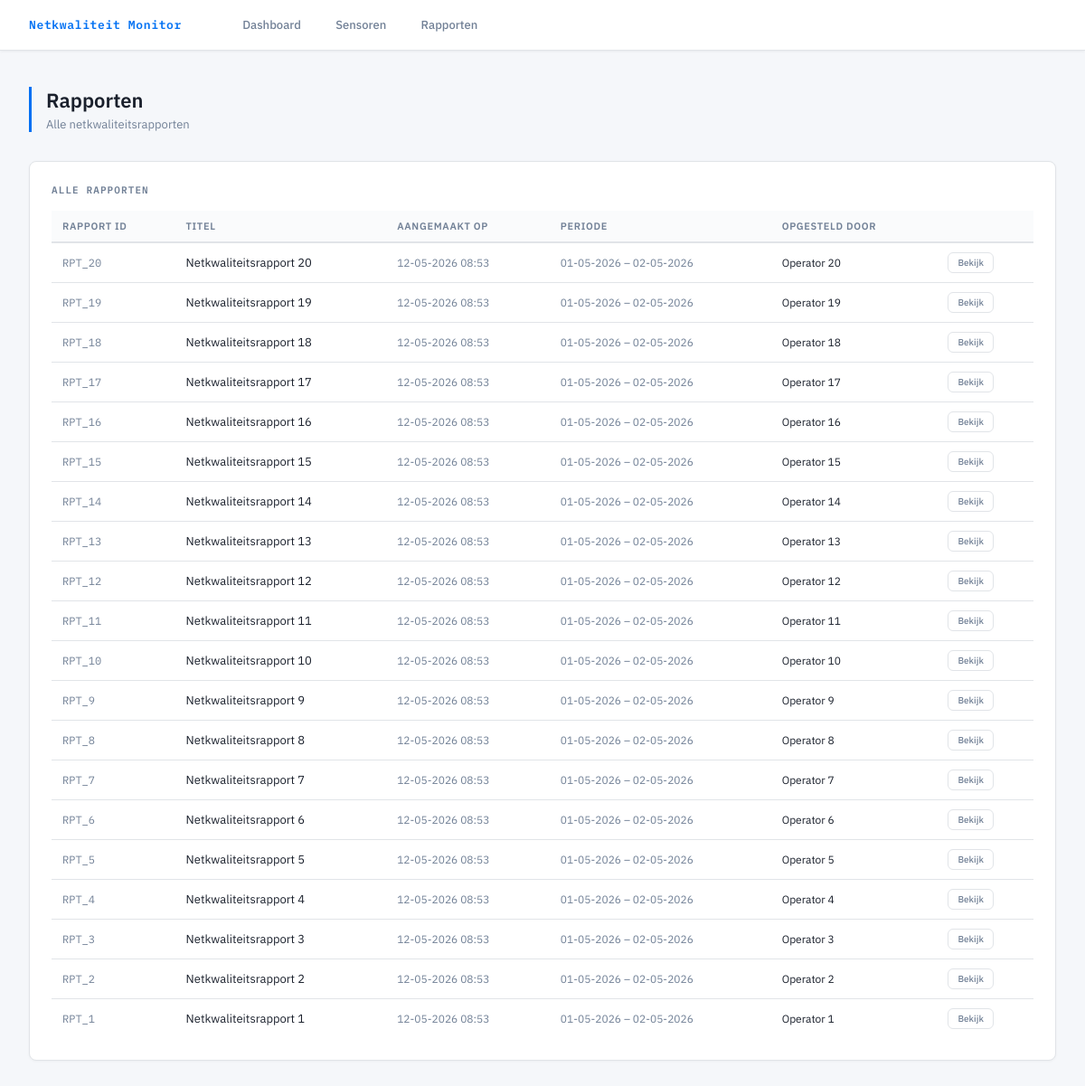
The page /monitoring/rapporten/ on the database its author committed.
### monitoring/models.py (models this page shows, shortened)
class Rapport(models.Model):
    rapport_id = models.CharField(max_length=50, unique=True)
    titel = models.CharField(max_length=200)
    aangemaakt_op = models.DateTimeField(auto_now_add=True)
    periode_start = models.DateTimeField()
    periode_einde = models.DateTimeField()
    inhoud = models.TextField()
    operator = models.ForeignKey(Operator, on_delete=models.SET_NULL, null=True, blank=True)
    class Meta:
        verbose_name = "rapport"
        verbose_name_plural = "rapporten"

class Operator(models.Model):
    medewerker_id = models.CharField(max_length=50, unique=True)
    naam = models.CharField(max_length=100)
    rol = models.CharField(max_length=50, choices=[("beheerder", "Beheerder"),("technicus", "Technicus"),("monitor", "Monitor"),] )
    emailadres = models.EmailField()
    telefoonnummer = models.CharField(max_length=20, blank=True)
    actief = models.BooleanField(default=True)
    class Meta:
        verbose_name = "operator"
        verbose_name_plural = "operators"

### monitoring/views.py (the view)
# urls.py: path('rapporten/', views.RapportListView.as_view(), name='rapport_lijst'),
class RapportListView(generic.ListView):
    template_name = 'monitoring/rapport_lijst.html'
    model = Rapport
    context_object_name = 'rapporten'
    def get_queryset(self):
        return Rapport.objects.select_related('operator').order_by('-aangemaakt_op')

### monitoring/templates/monitoring/rapport_lijst.html (shortened to what this page needs)
{% extends "monitoring/base.html" %}
{% block content %}
<div class="page-header">
    <h1>Rapporten</h1>
    <p>Alle netkwaliteitsrapporten</p>
</div>
<div class="card">
    <div class="card-title">Alle rapporten</div>
    {% if rapporten %}
    <table>
        <thead>
            <tr>
                <th>Rapport ID</th>
                <th>Titel</th>
                <th>Aangemaakt op</th>
                <th>Periode</th>
                <th>Opgesteld door</th>
                <th></th>
            </tr>
        </thead>
        <tbody>
        {% for r in rapporten %}
            <tr>
                <td style="font-family:var(--mono); font-size:12px; color:var(--muted);">{{ r.rapport_id }}</td>
                <td>{{ r.titel }}</td>
                <td style="font-size:12px; color:var(--muted);">{{ r.aangemaakt_op|date:"d-m-Y H:i" }}</td>
                <td style="font-size:12px; color:var(--muted);">
                    {{ r.periode_start|date:"d-m-Y" }} – {{ r.periode_einde|date:"d-m-Y" }}
                </td>
                <td style="font-size:12px;">{{ r.operator.naam|default:"–" }}</td>
                <td><a href="{% url 'monitoring:rapport_detail' r.rapport_id %}" class="btn btn-secondary" style="padding:4px 10px; font-size:10px;">Bekijk</a></td>
            </tr>
        {% endfor %}
        </tbody>
    </table>
    {% else %}
    <div class="empty-state">Geen rapporten gevonden.</div>
    {% endif %}
</div>
{% endblock %}

### monitoring/templates/monitoring/base.html (shortened to what this page needs)
<!DOCTYPE html>
<html lang="nl">
<head>
</head>
<body>
<nav>
    <a href="{% url 'monitoring:index' %}" class="nav-brand">Netkwaliteit Monitor</a>
    <ul class="nav-links">
        <li><a href="{% url 'monitoring:dashboard' %}">Dashboard</a></li>
        <li><a href="{% url 'monitoring:sensor_lijst' %}">Sensoren</a></li>
        <li><a href="{% url 'monitoring:rapport_lijst' %}">Rapporten</a></li>
    </ul>
</nav>
<div class="page-wrapper">
    {% block content %}{% endblock %}
</div>
</body>
</html>

### monitoring/templates/monitoring/base.html (style rules this page uses)
:root { --bg: #f5f7fa; --surface: #ffffff; --border: #e1e4e8; --accent: #0070f3; --accent2: #f5a623; --danger: #e53e3e; --success: #38a169; --text: #1a202c; --muted: #718096; --mono: 'IBM Plex Mono', monospace; --sans: 'IBM Plex Sans', sans-serif; }
* { box-sizing: border-box; margin: 0; padding: 0; }
body { background: var(--bg); color: var(--text); font-family: var(--sans); font-size: 14px; min-height: 100vh; }
nav { background: var(--surface); border-bottom: 1px solid var(--border); display: flex; align-items: center; padding: 0 2rem; height: 56px; position: sticky; top: 0; z-index: 100; box-shadow: 0 1px 3px rgba(0,0,0,0.06); }
.nav-brand { font-family: var(--mono); font-size: 13px; color: var(--accent); text-decoration: none; letter-spacing: 0.05em; font-weight: 600; margin-right: 3rem; }
.nav-links { display: flex; gap: 0; list-style: none; height: 100%; }
.nav-links a { display: flex; align-items: center; padding: 0 1.2rem; height: 56px; color: var(--muted); text-decoration: none; font-size: 13px; font-weight: 500; border-bottom: 2px solid transparent; transition: color 0.2s, border-color 0.2s; }
.page-wrapper { max-width: 1200px; margin: 0 auto; padding: 2.5rem 2rem; }
.page-header { margin-bottom: 2rem; border-left: 3px solid var(--accent); padding-left: 1rem; }
.page-header h1 { font-family: var(--sans); font-size: 22px; font-weight: 600; color: var(--text); }
.page-header p { color: var(--muted); margin-top: 4px; font-size: 13px; }
.card { background: var(--surface); border: 1px solid var(--border); border-radius: 8px; padding: 1.5rem; margin-bottom: 1.5rem; box-shadow: 0 1px 3px rgba(0,0,0,0.04); }
.card-title { font-family: var(--mono); font-size: 11px; font-weight: 600; letter-spacing: 0.1em; text-transform: uppercase; color: var(--muted); margin-bottom: 1rem; }
table { width: 100%; border-collapse: collapse; }
th { font-size: 11px; font-weight: 600; letter-spacing: 0.06em; text-transform: uppercase; color: var(--muted); padding: 10px 12px; text-align: left; border-bottom: 2px solid var(--border); background: #fafbfc; }
td { padding: 10px 12px; border-bottom: 1px solid var(--border); color: var(--text); font-size: 13px; }
tr:last-child td { border-bottom: none; }
.btn { display: inline-flex; align-items: center; gap: 6px; padding: 8px 18px; border-radius: 6px; font-family: var(--sans); font-size: 13px; font-weight: 500; cursor: pointer; border: none; text-decoration: none; transition: opacity 0.2s, transform 0.1s; }
.btn-secondary { background: var(--surface); border: 1px solid var(--border); color: var(--muted); }
a { color: var(--accent); text-decoration: none; }

### rows shown on the page
Rapport: rapport_id "RPT_20", titel "Netkwaliteitsrapport 20", aangemaakt_op "12-05-2026 08:53", periode_start "01-05-2026", periode_einde "02-05-2026", operator.naam "Operator 20"
Rapport: rapport_id "RPT_19", titel "Netkwaliteitsrapport 19", aangemaakt_op "12-05-2026 08:53", periode_start "01-05-2026", periode_einde "02-05-2026", operator.naam "Operator 19"
Rapport: rapport_id "RPT_18", titel "Netkwaliteitsrapport 18", aangemaakt_op "12-05-2026 08:53", periode_start "01-05-2026", periode_einde "02-05-2026", operator.naam "Operator 18"
Rapport: rapport_id "RPT_17", titel "Netkwaliteitsrapport 17", aangemaakt_op "12-05-2026 08:53", periode_start "01-05-2026", periode_einde "02-05-2026", operator.naam "Operator 17"
Rapport: rapport_id "RPT_16", titel "Netkwaliteitsrapport 16", aangemaakt_op "12-05-2026 08:53", periode_start "01-05-2026", periode_einde "02-05-2026", operator.naam "Operator 16"
Rapport: rapport_id "RPT_15", titel "Netkwaliteitsrapport 15", aangemaakt_op "12-05-2026 08:53", periode_start "01-05-2026", periode_einde "02-05-2026", operator.naam "Operator 15"
Rapport: rapport_id "RPT_14", titel "Netkwaliteitsrapport 14", aangemaakt_op "12-05-2026 08:53", periode_start "01-05-2026", periode_einde "02-05-2026", operator.naam "Operator 14"
Rapport: rapport_id "RPT_13", titel "Netkwaliteitsrapport 13", aangemaakt_op "12-05-2026 08:53", periode_start "01-05-2026", periode_einde "02-05-2026", operator.naam "Operator 13"
Rapport: rapport_id "RPT_12", titel "Netkwaliteitsrapport 12", aangemaakt_op "12-05-2026 08:53", periode_start "01-05-2026", periode_einde "02-05-2026", operator.naam "Operator 12"
Rapport: rapport_id "RPT_11", titel "Netkwaliteitsrapport 11", aangemaakt_op "12-05-2026 08:53", periode_start "01-05-2026", periode_einde "02-05-2026", operator.naam "Operator 11"
Rapport: rapport_id "RPT_10", titel "Netkwaliteitsrapport 10", aangemaakt_op "12-05-2026 08:53", periode_start "01-05-2026", periode_einde "02-05-2026", operator.naam "Operator 10"
Rapport: rapport_id "RPT_9", titel "Netkwaliteitsrapport 9", aangemaakt_op "12-05-2026 08:53", periode_start "01-05-2026", periode_einde "02-05-2026", operator.naam "Operator 9"
Rapport: rapport_id "RPT_8", titel "Netkwaliteitsrapport 8", aangemaakt_op "12-05-2026 08:53", periode_start "01-05-2026", periode_einde "02-05-2026", operator.naam "Operator 8"
Rapport: rapport_id "RPT_7", titel "Netkwaliteitsrapport 7", aangemaakt_op "12-05-2026 08:53", periode_start "01-05-2026", periode_einde "02-05-2026", operator.naam "Operator 7"
Rapport: rapport_id "RPT_6", titel "Netkwaliteitsrapport 6", aangemaakt_op "12-05-2026 08:53", periode_start "01-05-2026", periode_einde "02-05-2026", operator.naam "Operator 6"
Rapport: rapport_id "RPT_5", titel "Netkwaliteitsrapport 5", aangemaakt_op "12-05-2026 08:53", periode_start "01-05-2026", periode_einde "02-05-2026", operator.naam "Operator 5"
Rapport: rapport_id "RPT_4", titel "Netkwaliteitsrapport 4", aangemaakt_op "12-05-2026 08:53", periode_start "01-05-2026", periode_einde "02-05-2026", operator.naam "Operator 4"
Rapport: rapport_id "RPT_3", titel "Netkwaliteitsrapport 3", aangemaakt_op "12-05-2026 08:53", periode_start "01-05-2026", periode_einde "02-05-2026", operator.naam "Operator 3"
Rapport: rapport_id "RPT_2", titel "Netkwaliteitsrapport 2", aangemaakt_op "12-05-2026 08:53", periode_start "01-05-2026", periode_einde "02-05-2026", operator.naam "Operator 2"
Rapport: rapport_id "RPT_1", titel "Netkwaliteitsrapport 1", aangemaakt_op "12-05-2026 08:53", periode_start "01-05-2026", periode_einde "02-05-2026", operator.naam "Operator 1"
